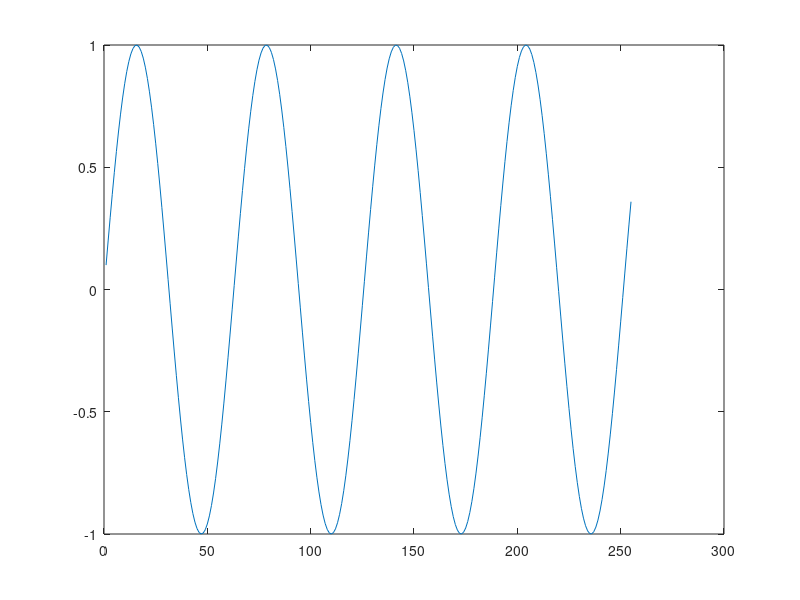

Reproduce this figure in MATLAB. (Note: this script raises an error after producing the figure.)
N=255;
t=(1:N)/10;

sinus = sin(t);
figure; plot(sinus);

bruitblanc=SignalAWGN(sinus,0.1);
figure; plot(bruitblanc);

diaphonie=SignalCrossTalk(sinus);
figure; plot(diaphonie);

degat=SignalDamaged(sinus);
figure;plot(degat);